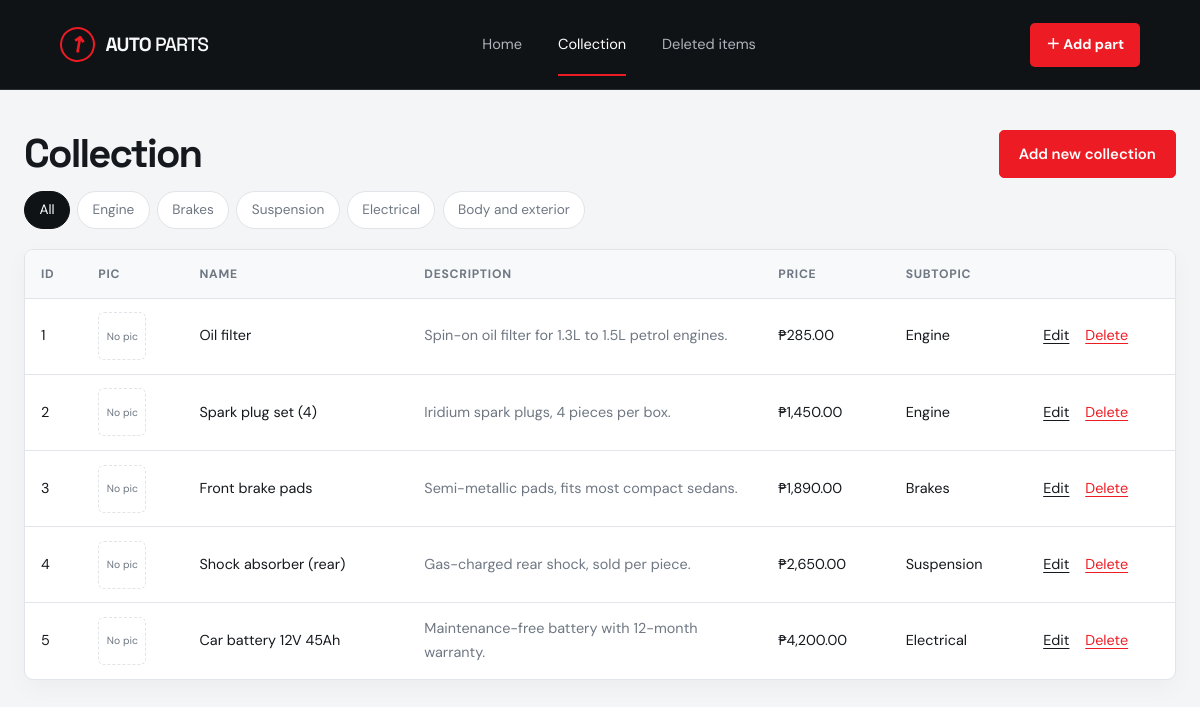
Screenshot of /collection.php with the database file from the repository.
### tables this page shows
CREATE TABLE subtopics (
  id INT AUTO_INCREMENT PRIMARY KEY,
  name VARCHAR(60) NOT NULL
);

CREATE TABLE parts (
  id INT AUTO_INCREMENT PRIMARY KEY,
  subtopic_id INT NOT NULL,
  name VARCHAR(100) NOT NULL,
  description VARCHAR(255) NOT NULL DEFAULT '',
  price DECIMAL(10,2) NOT NULL DEFAULT 0,
  picture VARCHAR(100) NULL,
  is_deleted TINYINT(1) NOT NULL DEFAULT 0,
  deleted_at DATETIME NULL,
  created_at TIMESTAMP DEFAULT CURRENT_TIMESTAMP,
  FOREIGN KEY (subtopic_id) REFERENCES subtopics(id)
);

### config.php (called while the page is built, shortened)
<?php
function e($s) { return htmlspecialchars((string)$s, ENT_QUOTES, 'UTF-8'); }
function peso($n) { return '₱' . number_format((float)$n, 2); }

### collection.php (the view, shortened to what this page needs)
<?php
require 'config.php';
$subs = $pdo->query('SELECT * FROM subtopics ORDER BY id')->fetchAll();
$st = (int)($_GET['st'] ?? 0);
if ($st) {
  $q = $pdo->prepare('SELECT p.*, s.name AS sname FROM parts p JOIN subtopics s ON s.id = p.subtopic_id WHERE p.is_deleted = 0 AND p.subtopic_id = ? ORDER BY p.id');
  $q->execute([$st]);
} else {
  $q = $pdo->query('SELECT p.*, s.name AS sname FROM parts p JOIN subtopics s ON s.id = p.subtopic_id WHERE p.is_deleted = 0 ORDER BY p.id');
}
$rows = $q->fetchAll();
require 'header.php';
?>
<div class="bar">
  <h1>Collection</h1>
  <a class="btn primary" href="add.php<?= $st ? '?st=' . $st : '' ?>">Add new collection</a>
</div>
<nav class="tabs">
  <a href="collection.php" class="<?= !$st ? 'on' : '' ?>">All</a>
  <?php foreach ($subs as $s): ?>
    <a href="collection.php?st=<?= $s['id'] ?>" class="<?= $st === (int)$s['id'] ? 'on' : '' ?>"><?= e($s['name']) ?></a>
  <?php endforeach; ?>
</nav>
<?php if (!$rows): ?>
  <p class="empty">No parts here yet. Add the first one with "Add new collection".</p>
<?php else: ?>
<div class="scroll">
<table>
  <thead><tr><th>ID</th><th>Pic</th><th>Name</th><th>Description</th><th>Price</th><th>Subtopic</th><th></th></tr></thead>
  <tbody>
  <?php foreach ($rows as $r): ?>
    <tr>
      <td><?= $r['id'] ?></td>
      <td><?= $r['picture'] ? '<img class="thumb" src="uploads/' . e($r['picture']) . '" alt="">' : '<span class="thumb none">No pic</span>' ?></td>
      <td><?= e($r['name']) ?></td>
      <td class="desc"><?= e($r['description']) ?></td>
      <td><?= peso($r['price']) ?></td>
      <td><?= e($r['sname']) ?></td>
      <td class="acts">
        <a href="edit.php?id=<?= $r['id'] ?>">Edit</a>
        <form method="post" action="delete.php" onsubmit="return confirm('Move this part to Deleted items?')">
          <button class="link danger">Delete</button>
        </form>
      </td>
    </tr>
  <?php endforeach; ?>
  </tbody>
</table>
</div>
<?php endif; ?>
<?php require 'footer.php'; ?>

### header.php (shortened to what this page needs)
<?php $page = basename($_SERVER['SCRIPT_NAME']); ?>
<!doctype html>
<html lang="en">
<head>
<link rel="stylesheet" href="assets/style.css">
</head>
<body>
<header class="top">
  <a class="brand" href="index.php" aria-label="Auto Parts home">
    <span class="brand-mark" aria-hidden="true">↗</span>
    <span>AUTO<span class="brand-light">PARTS</span></span>
  </a>
  <nav class="main-nav">
    <a href="index.php" class="<?= $page === 'index.php' ? 'on' : '' ?>">Home</a>
    <a href="collection.php" class="<?= in_array($page, ['collection.php','add.php','edit.php']) ? 'on' : '' ?>">Collection</a>
    <a href="deleted.php" class="<?= in_array($page, ['deleted.php','restore.php']) ? 'on' : '' ?>">Deleted items</a>
  </nav>
  <a class="nav-cta" href="add.php">＋ Add part</a>
</header>
<main>

### footer.php (shortened to what this page needs)
</main>
</body>
</html>

### assets/style.css (style rules this page uses)
:root { --bg: #f4f5f6; --surface: #fff; --ink: #15191e; --muted: #6e7782; --line: #e1e4e8; --accent: #ed1c24; --accent-dark: #c80f18; --dark: #101316; --dark-soft: #191d21; }
* { box-sizing: border-box; }
html { scroll-behavior: smooth; }
body { margin: 0; background: var(--bg); color: var(--ink); font: 15px/1.65 "DM Sans", "Segoe UI", system-ui, sans-serif; }
a { color: inherit; }
.top { min-height: 76px; display: flex; justify-content: space-between; align-items: center; gap: 1.5rem; padding: .8rem clamp(1rem, 5vw, 5rem); background: #101316; color: #f8f9fa; border-bottom: 1px solid rgba(255,255,255,.12); position: relative; z-index: 5; }
.brand { display: inline-flex; align-items: center; gap: .65rem; text-decoration: none; font: 700 1.2rem "Space Grotesk", sans-serif; letter-spacing: -.04em; white-space: nowrap; }
.brand-mark { display: grid; place-items: center; width: 35px; height: 35px; border: 2px solid var(--accent); color: var(--accent); border-radius: 50%; font-size: 1.35rem; line-height: 1; transform: rotate(-35deg); }
.brand-light { font-weight: 500; margin-left: .25rem; }
.top nav { display: flex; align-items: center; gap: clamp(1rem, 3vw, 2.5rem); }
.top nav a { text-decoration: none; color: #aeb4bd; padding: 1.25rem 0 1.1rem; border-bottom: 2px solid transparent; font-size: .91rem; transition: color .2s, border-color .2s; }
.top nav a:hover, .top nav a.on { color: #fff; }
.top nav a.on { border-color: var(--accent); }
.nav-cta { background: var(--accent); color: #fff; text-decoration: none; padding: .65rem 1rem; border-radius: 5px; font-size: .88rem; font-weight: 700; transition: background .2s, transform .2s; }
main { width: 100%; margin: 0 auto; padding: 0 0 3rem; }
h1, h2, h3 { font-family: "Space Grotesk", "Segoe UI", sans-serif; letter-spacing: -.045em; line-height: 1.12; }
h1 { margin: 0 0 1rem; }
.btn { display: inline-flex; align-items: center; justify-content: center; gap: 1.2rem; padding: .8rem 1.2rem; border: 1px solid var(--line); background: var(--surface); color: var(--ink); border-radius: 5px; font: 600 .93rem "DM Sans", sans-serif; text-decoration: none; cursor: pointer; transition: transform .2s, background .2s, border-color .2s; }
.btn-red, .btn.primary { background: var(--accent); color: #fff; border-color: var(--accent); }
.bar { display: flex; justify-content: space-between; align-items: center; gap: 1rem; flex-wrap: wrap; margin-bottom: .8rem; }
.bar h1 { font-size: clamp(1.8rem, 4vw, 2.5rem); margin: 0; }
main > .bar, main > .tabs, main > .scroll, main > .empty, main > .form, main > .errors, main > h1, main > p, main > .preview { width: min(1200px, calc(100% - 3rem)); margin-left: auto; margin-right: auto; }
main > .bar { margin-top: 2.5rem; }
.tabs { display: flex; gap: .45rem; flex-wrap: wrap; margin-top: .8rem; margin-bottom: 1.25rem; }
.tabs a { padding: .45rem .9rem; border: 1px solid var(--line); border-radius: 99px; text-decoration: none; font-size: .85rem; color: var(--muted); background: var(--surface); transition: all .2s; }
.tabs a.on { background: var(--dark); color: #fff; border-color: var(--dark); }
.scroll { overflow-x: auto; border: 1px solid var(--line); border-radius: 9px; background: var(--surface); box-shadow: 0 8px 24px rgba(15,20,25,.035); }
table { width: 100%; border-collapse: collapse; font-size: .9rem; }
th, td { padding: .85rem 1rem; text-align: left; border-bottom: 1px solid var(--line); vertical-align: middle; }
th { font-weight: 700; color: var(--muted); font-size: .76rem; text-transform: uppercase; letter-spacing: .06em; white-space: nowrap; background: #f8f9fa; }
tbody tr:last-child td { border-bottom: 0; }
td.desc { max-width: 280px; color: var(--muted); }
.thumb { width: 48px; height: 48px; object-fit: cover; border-radius: 6px; display: grid; place-items: center; }
.thumb.none { border: 1px dashed var(--line); color: var(--muted); font-size: .65rem; text-align: center; line-height: 1.1; }
.acts { white-space: nowrap; }
.acts form { display: inline; margin-left: .75rem; }
.acts a, .link { color: var(--ink); text-decoration: underline; text-underline-offset: 3px; }
.link { background: none; border: 0; padding: 0; font: inherit; cursor: pointer; }
.danger { color: var(--accent) !important; }
@media (prefers-reduced-motion: no-preference) { .btn, .tabs a, .category-card, .nav-cta { transition: all .2s ease; } }

### rows the page displays
subtopics: name "Engine"
subtopics: name "Brakes"
subtopics: name "Suspension"
subtopics: name "Electrical"
subtopics: name "Body and exterior"
parts: id "1", shows "No pic", name "Oil filter", description "Spin-on oil filter for 1.3L to 1.5L petrol engines.", price "₱285.00", subtopic.name "Engine"
parts: id "2", shows "No pic", name "Spark plug set (4)", description "Iridium spark plugs, 4 pieces per box.", price "₱1,450.00", subtopic.name "Engine"
parts: id "3", shows "No pic", name "Front brake pads", description "Semi-metallic pads, fits most compact sedans.", price "₱1,890.00", subtopic.name "Brakes"
parts: id "4", shows "No pic", name "Shock absorber (rear)", description "Gas-charged rear shock, sold per piece.", price "₱2,650.00", subtopic.name "Suspension"
parts: id "5", shows "No pic", name "Car battery 12V 45Ah", description "Maintenance-free battery with 12-month warranty.", price "₱4,200.00", subtopic.name "Electrical"
